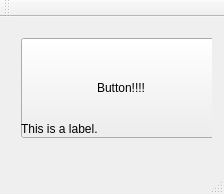
<?xml version="1.0" encoding="UTF-8"?>
<ui version="4.0">
 <class>MainWindow</class>
 <widget class="QMainWindow" name="MainWindow">
  <property name="geometry">
   <rect>
    <x>0</x>
    <y>0</y>
    <width>224</width>
    <height>194</height>
   </rect>
  </property>
  <property name="windowTitle">
   <string>Button and Label</string>
  </property>
  <widget class="QWidget" name="centralWidget">
   <widget class="QWidget" name="">
    <property name="geometry">
     <rect>
      <x>10</x>
      <y>10</y>
      <width>202</width>
      <height>120</height>
     </rect>
    </property>
    <layout class="QVBoxLayout" name="verticalLayout">
     <item>
      <widget class="QPushButton" name="pushButton">
       <property name="minimumSize">
        <size>
         <width>200</width>
         <height>100</height>
        </size>
       </property>
       <property name="text">
        <string>Button!!!!</string>
       </property>
      </widget>
     </item>
     <item>
      <widget class="QLabel" name="label">
       <property name="text">
        <string>This is a label.</string>
       </property>
      </widget>
     </item>
    </layout>
   </widget>
  </widget>
  <widget class="QStatusBar" name="statusBar"/>
  <widget class="QToolBar" name="mainToolBar">
   <attribute name="toolBarArea">
    <enum>TopToolBarArea</enum>
   </attribute>
   <attribute name="toolBarBreak">
    <bool>false</bool>
   </attribute>
  </widget>
  <widget class="QMenuBar" name="menuBar">
   <property name="geometry">
    <rect>
     <x>0</x>
     <y>0</y>
     <width>224</width>
     <height>21</height>
    </rect>
   </property>
  </widget>
 </widget>
 <layoutdefault spacing="6" margin="11"/>
 <resources/>
 <connections/>
</ui>
